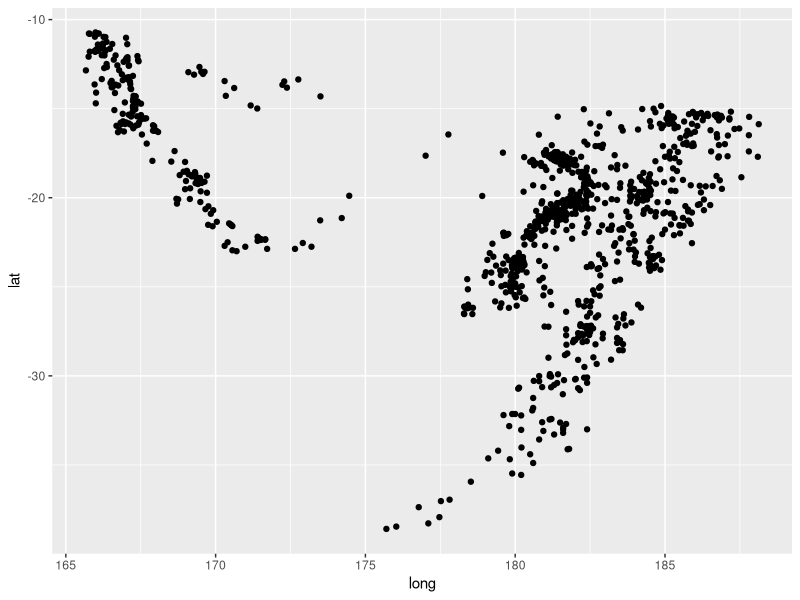
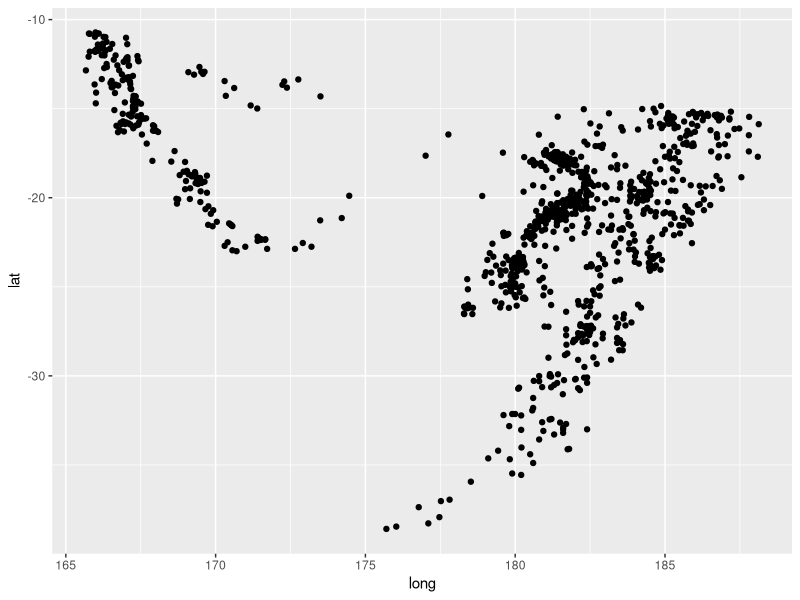
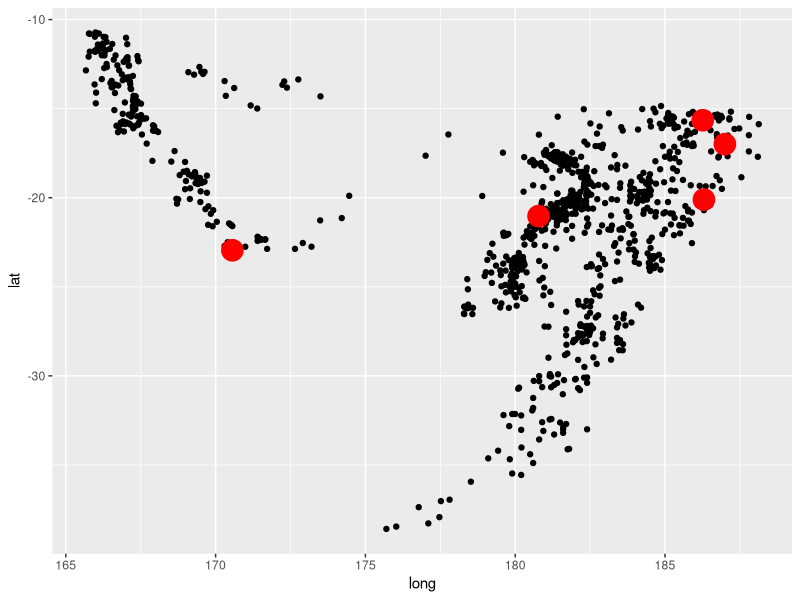
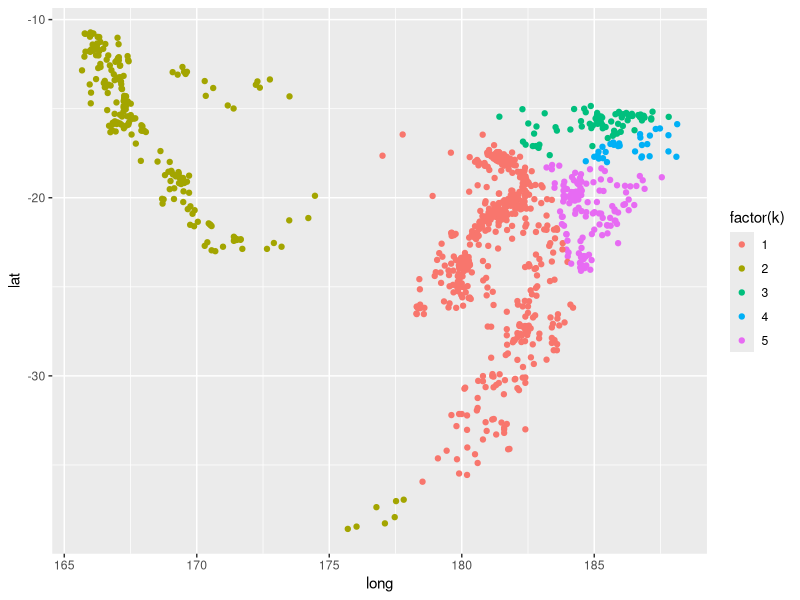
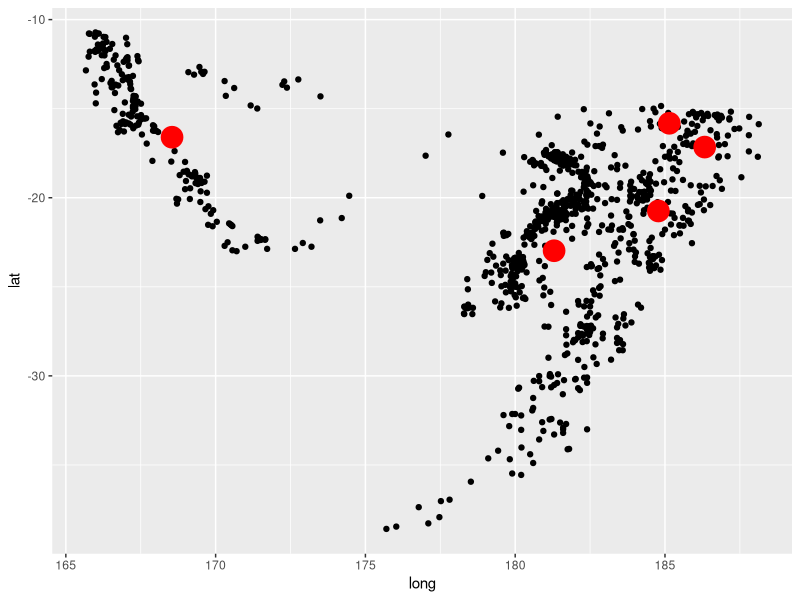
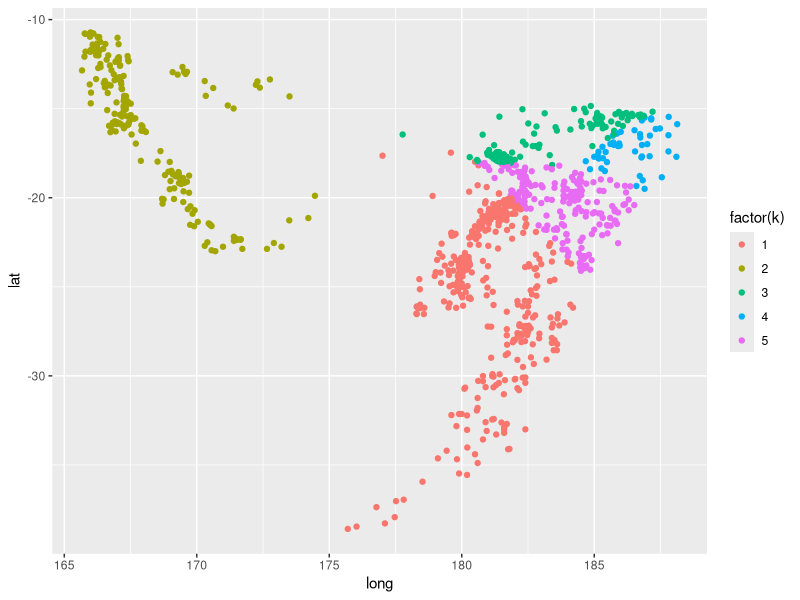
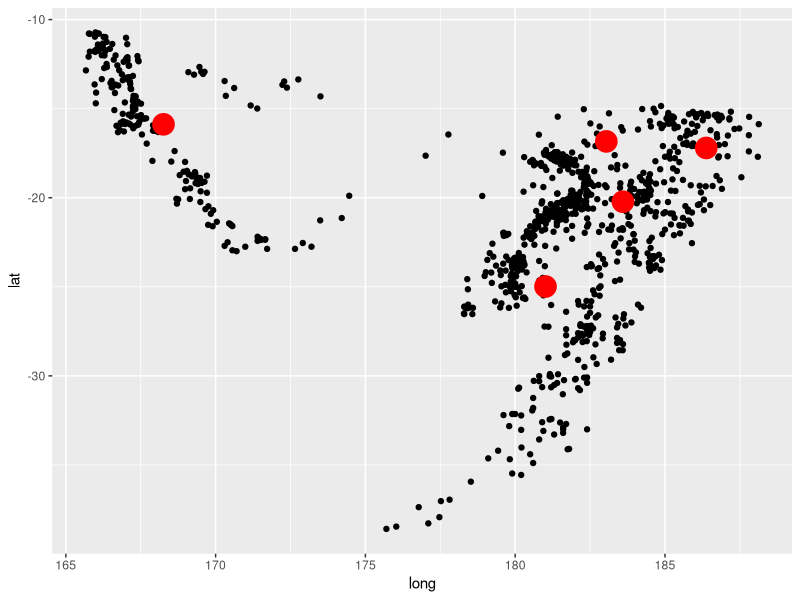
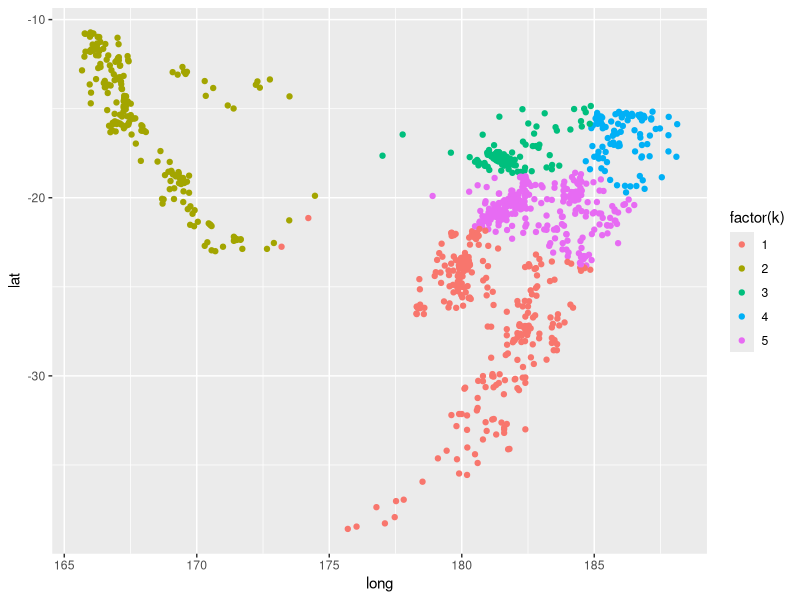

Write the R code that produced these figures, in order.
## ---- chunk 1
library(tidyverse)
## ---- chunk 2
options(digits=2)
library(ggplot2)
library(tidyverse)
cbPalette<-c('#999999','#E69F00','#56B4E9','#009E73','#F0E442','#0072B2','#D55E00','#CC79A7','#000000','#CCCC99')
cbbPalette <- c("#000000", "#E69F00", "#56B4E9", "#009E73", "#F0E442", "#0072B2", "#D55E00", "#CC79A7")
col.fill <-  scale_fill_manual(values=cbPalette)
col.ptos <-   scale_colour_manual(values=cbPalette)
## ---- chunk 3
quakes_1 <- quakes[, c('lat','long')]
quakes_1$id <- 1:nrow(quakes_1)
ggplot(quakes_1, aes(x=long, y=lat)) + geom_point()
## ---- chunk 4
quakes_1 <- quakes[, c('lat','long')]
quakes_1$id <- 1:nrow(quakes_1)
ggplot(quakes_1, aes(x=long, y=lat)) + geom_point()
## ---- chunk 5
set.seed(2512)
K <- 5
centros <- sample_n(quakes_1, K) %>% mutate(k = 1:K) %>% select(-id)
ggplot(quakes_1, aes(x=long, y=lat)) + geom_point() +
  geom_point(data = centros, aes(x=long, y=lat), size=7, colour='red')
## ---- chunk 6
agrupar <- function(datos, centros){
  datos_larga <- datos %>% gather(variable, valor, -id)
  centros_larga <- centros %>% gather(variable, valor_m, -k)
  dat <- full_join(datos_larga, centros_larga) %>%
          mutate(dif_cuad = (valor-valor_m)^2) %>%
          group_by(id, k) %>%
          summarise(dist_cuad = sum(dif_cuad)) %>%
          group_by(id) %>%
          arrange(id, k) %>%
          summarise(k = which.min(dist_cuad))
  dat <- dat %>% left_join(datos)
  dat
}
agrup <- agrupar(quakes_1, centros)
ggplot(agrup, aes(x=long, y=lat, colour=factor(k))) + geom_point()
## ---- chunk 7
recalcular_centros <- function(datos_agrup){
  datos_agrup %>% gather(variable, valor, -id, -k) %>%
    group_by(k, variable) %>%
    summarise(valor = mean(valor)) %>%
    spread(variable, valor)
}
centros <- recalcular_centros(agrup)
ggplot(quakes_1, aes(x=long, y=lat)) + geom_point() +
  geom_point(data = centros, aes(x=long, y=lat), size=7, colour='red')
## ---- chunk 8
wss <- function(agrupacion, centros){
  wss <- agrupacion %>% group_by(k) %>% 
    gather(variable, valor,-id, -k) %>%
    left_join(centros %>% gather(variable, centro, -k), by = c("k", "variable")) %>%
    group_by(k) %>%
    summarise(dist_2 = sum((valor - centro)^2)) 
  sum(wss$dist_2)
}
wss(agrup, centros)
## ---- chunk 9
agrup <- agrupar(quakes_1, centros) 
ggplot(agrup, aes(x=long, y=lat, colour=factor(k))) + geom_point()
## ---- chunk 10
centros <- recalcular_centros(agrup)
wss(agrup, centros)
ggplot(quakes_1, aes(x=long, y=lat)) + geom_point() +
  geom_point(data = centros, aes(x=long, y=lat), size=7, colour='red')
## ---- chunk 11
agrup <- agrupar(quakes_1, centros)
centros <- recalcular_centros(agrup)
wss(agrup, centros)
## ---- chunk 12
ggplot(agrup, aes(x=long, y=lat, colour=factor(k))) + geom_point()
## ---- chunk 13
set.seed(2800)
k_medias <- kmeans(quakes_1[, c('long','lat')], centers = 5, nstart=30) # escoger varios comienzos aleatorios
str(k_medias)
grupo <- k_medias$cluster
quakes_1$grupo <- grupo
ggplot(quakes_1, aes(x=long, y=lat, colour=factor(grupo))) + geom_point()
## ---- chunk 14
k_medias$tot.withinss
## ---- chunk 15
set.seed(2800)
df <- data.frame(x=c(rnorm(100,-50,10), rnorm(100,0,10), rnorm(70,30,2) ))
qplot(df$x)
ajustes_km <- lapply(1:20, function(k){
  kmedias <- kmeans(df, centers = k, nstart = 20)    
  kmedias
})
tot_within <- sapply(ajustes_km, function(aj){ aj$tot.withinss})
datos_codo <- data_frame(no_clusters = 1:length(tot_within), 
                         tot_within = tot_within) %>%
  mutate(sol_3 = no_clusters==3)
ggplot(datos_codo, aes(x = no_clusters, y = tot_within)) + 
  geom_line() +
  geom_point(aes(colour = sol_3), size=3) 
## ---- chunk 16
set.seed(2800)
df <- quakes_1[, c('lat','long')]
ajustes_km <- lapply(1:20, function(k){
  kmedias <- kmeans(df, centers = k, nstart = 20)    
  kmedias
})
tot_within <- sapply(ajustes_km, function(aj){ aj$tot.withinss})
qplot(1:length(tot_within), tot_within, geom='line') + geom_point(size=3)
## ---- chunk 17
grupos_df <- lapply(ajustes_km[1:8], function(aj){ 
  data_frame(num = max(aj$cluster), cluster = aj$cluster,
             id= 1:length(aj$cluster))}) %>% bind_rows()
grupo_df_2 <- left_join(grupos_df, quakes_1)
ggplot(grupo_df_2, aes(x=lat, y=long, colour=factor(cluster))) + facet_wrap(~num) +
  geom_point() + theme(legend.position="right")
## ---- chunk 18
ess4_gb <- read_csv('datos/ess4_gb.csv')
dat <- ess4_gb %>% select(idno, gvjbevn:sbcwkfm)
nombres <- data_frame(var = c("gvjbevn", "gvhlthc", "gvslvol", "gvslvue", "gvcldcr", "gvpdlwk", "sbprvpv", "sbeqsoc", "sbcwkfm"),
nombre = c('trabajo_a_todos','cuidados_salud_enfermos','garantizar_nivel_mayores','garantizar_nivel_desempleados','ayuda_padres_trabajadores','ausencia_cuidar_enfermos','beneficios_pobreza','beneficios_igualdad','beneficios_fam_trabajo'))
head(dat) %>% knitr::kable()
## ---- chunk 19
dat_2 <- dat %>% gather(var, valor, gvjbevn:sbcwkfm) %>% 
  left_join(nombres) %>%
  select(-var) %>%
  group_by(nombre) %>%
  mutate(valor_escalado = valor/max(valor, na.rm=T)) %>%
  select(-valor) %>%
  spread(nombre, valor_escalado)
dat_3 <- filter(dat_2, apply(dat_2, 1, function(x){!any(is.na(x))}))
dat_3

ajustes_km <- lapply(1:10, function(k){
  kmedias <- kmeans(dat_3[,-1], centers = k, nstart = 20, iter.max=40)    
  kmedias
})
tot_within <- sapply(ajustes_km, function(aj){ aj$tot.withinss})
qplot(1:length(tot_within), tot_within, geom='line') + geom_point()
## ---- chunk 20
sol_cl <- ajustes_km[[2]]
table(sol_cl$cluster)
## ---- chunk 21
cluster_df <- data.frame(idno = dat_3$idno, cluster = sol_cl$cluster)
dat_4 <- dat_3 %>% 
  gather(variable, valor, ausencia_cuidar_enfermos:trabajo_a_todos) %>%
  left_join(cluster_df)
## ---- chunk 22
resumen_1 <- dat_4 %>% group_by(cluster, variable) %>%
  summarise(media = mean(valor), ee = sd(valor)/sqrt(length(valor)))
resumen_1
## ---- chunk 23
## adicionalmente, invertimos las 3 preguntas en escala de 1 a 5, pues 1 representa mayor acuerdo. 
filtro <- resumen_1$variable %in% c('beneficios_fam_trabajo','beneficios_igualdad','beneficios_pobreza')
resumen_1$media[filtro] <- 1-resumen_1$media[filtro]
## ---- chunk 24
resumen_1$variable <- reorder(resumen_1$variable, resumen_1$media, mean)
ggplot(resumen_1, aes(x=variable, y=media, ymin=media-ee, ymax=media+ee,
                      colour=factor(cluster), group=cluster)) + geom_point() +
  coord_flip() + geom_line() + geom_linerange()
## ---- chunk 25
sol_cl <- ajustes_km[[5]]
table(sol_cl$cluster)
## ---- chunk 26
cluster_df <- data_frame(idno = dat_3$idno, cluster = sol_cl$cluster)
dat_4 <- dat_3 %>% 
  gather(variable, valor, ausencia_cuidar_enfermos:trabajo_a_todos) %>%
  left_join(cluster_df)
resumen_5 <- dat_4 %>% group_by(cluster, variable) %>%
  summarise(media = mean(valor), ee = sd(valor)/sqrt(length(valor)))

## adicionalmente, invertimos las 3 preguntas en escala de 1 a 5, pues 1 representa mayor acuerdo. 
filtro <- resumen_5$variable %in% c('beneficios_fam_trabajo','beneficios_igualdad','beneficios_pobreza')
resumen_5$media[filtro] <- 1-resumen_5$media[filtro]
## ---- chunk 27
resumen_5$variable <- reorder(resumen_5$variable, resumen_5$media, mean)
ggplot(resumen_5, aes(x=variable, y=media, ymin=media-ee, ymax=media+ee,
                      colour=factor(cluster), group=cluster)) + geom_point() +
  coord_flip() + geom_line() + geom_linerange()
## ---- chunk 28
resumen_perfil_5 <- resumen_5 %>% group_by(variable) %>%
  mutate(perfil = media - mean(media))

ggplot(resumen_perfil_5, aes(x = variable, y = perfil, 
                      colour = factor(cluster), group = cluster)) + 
  geom_point() + coord_flip() + geom_line() + facet_wrap(~cluster) + geom_hline(yintercept=0, colour='gray') + theme(legend.position="right")
## ---- chunk 29
theta <- runif(200,0,2*pi)
r <- c(runif(100,0,0.3), runif(100,0.8,1))
df <- data.frame(x=r*cos(theta), y=r*sin(theta))
df$grupo <- kmeans(df, centers=2, nstart=20)$cluster
ggplot(df, aes(x=x, y=y, colour=factor(grupo))) + geom_point()
## ---- chunk 30
theta <- runif(200,0,2*pi)
r <- c(runif(100,0,0.3), runif(100,0.8,1))
df <- data.frame(x=r*cos(theta), y=r*sin(theta))
df$grupo <- kmeans(df, centers=5, nstart=20)$cluster
ggplot(df, aes(x=x, y=y, colour=factor(grupo))) + geom_point()
## ---- chunk 31
ggplot(filter(iris, Species %in% c('setosa','versicolor')), aes(x=Sepal.Length, y=Petal.Width)) + geom_point()
## ---- chunk 32
set.seed(90902)
df <- data.frame(x = rnorm(500,0,1), y = rnorm(500,0,1))
df$grupo <- kmeans(df, centers=5, nstart=20)$cluster
ggplot(df, aes(x=x, y=y, colour=factor(grupo))) + geom_point()
## ---- chunk 33
df$grupo <- kmeans(df, centers=5, nstart=20)$cluster
ggplot(df, aes(x=x, y=y, colour=factor(grupo))) + geom_point()
## ---- chunk 34
set.seed(909021)
df <- data.frame(x = rnorm(500,0,1), y = rnorm(500,0,1))
df$grupo <- kmeans(df, centers=5, nstart=20)$cluster
ggplot(df, aes(x=x, y=y, colour=factor(grupo))) + geom_point()
## ---- chunk 35
set.seed(909021)
x <- rnorm(200, 160, 15 )
df <- data.frame(estatura=x, pie= 6 + 2*(x-160)/30 + rnorm(200,0,0.5))
ggplot(df, aes(x=estatura, y=pie)) + geom_point()
## ---- chunk 36
mat_1 <- rbind(matrix(rnorm(10*50), ncol=50))
mat_1[1:10,1] <- mat_1[1:10,1] + 10
dist(mat_1, method = 'euclidean')
## ---- chunk 37
mat_1 <- rbind(matrix(rnorm(10*2), ncol=2))
mat_1[1:5,1] <- mat_1[1:5,1] + 10
dist(mat_1, method = 'euclidean')
ggplot(data.frame(mat_1), aes(x=X1, y=X2)) + geom_point()
## ---- chunk 38
carencias <- read_csv("datos/carencias_coneval.csv")
carencias %>% 
  select(entidad,municipio,ic_rezedu_porcentaje,ic_asalud_porcentaje,
         ic_segsoc_porcentaje,ic_cv_porcentaje,ic_sbv_porcentaje,ic_ali_porcentaje) %>% 
  head()
